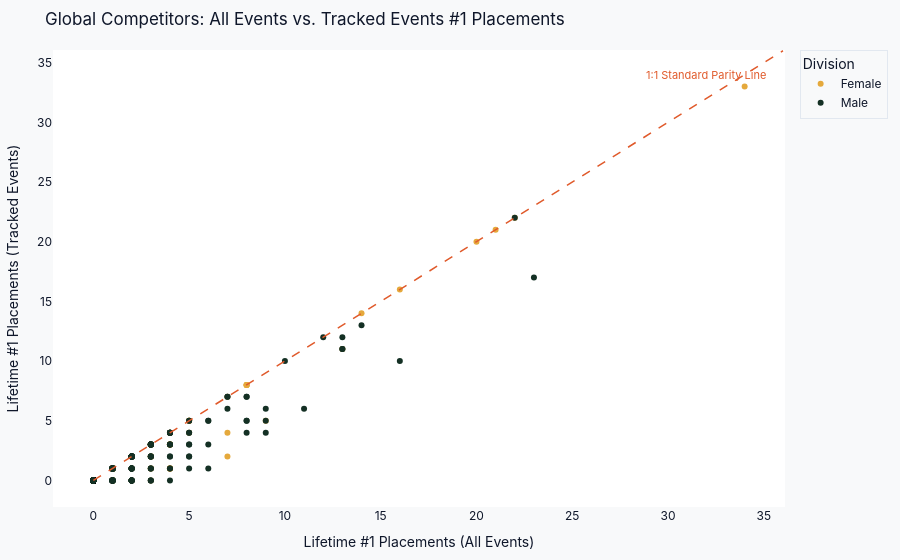

The code cell stored with this chart in its notebook:
### Markdown cell above
---
## 2. Global Comparison: All vs. Tracked Events

::: {.callout-note appearance="simple"}
### Tracking Standard Overview
* **`class_ones_all`**: Lifetime #1 placements won across all recorded competitive implements.
* **`class_ones_tracked`**: #1 placements restricted strictly to currently active and officially tracked implements.
* **`untracked_ones` ($\Delta$)**: Wins collected on legacy, custom, or one-off contest implements.
:::

How much do legacy, custom, or discontinued implements affect athlete win totals?
Below we examine the athlete distribution with an interactive scatter plot, empirical cumulative distribution function (ECDF), and legacy win tiers.

### Code cell
# Interactive Scatter Plot: All Events vs Tracked Events (Plotly)
fig_scatter = px.scatter(
    df,
    x='class_ones_all',
    y='class_ones_tracked',
    color='gender',
    color_discrete_map={'Male': BRAND_DARK_GREEN, 'Female': BRAND_GOLD},
    hover_name='name',
    hover_data={
        'country': True,
        'contests': True,
        'class_ones_all': True,
        'class_ones_tracked': True,
        'untracked_ones': True,
        'pct_tracked': ':.1f',
        'win_ratio_tracked': ':.3f'
    },
    labels={
        'class_ones_all': 'Lifetime #1 Placements (All Events)',
        'class_ones_tracked': 'Lifetime #1 Placements (Tracked Events)',
        'gender': 'Division'
    },
    title="Global Competitors: All Events vs. Tracked Events #1 Placements"
)

# 1:1 Parity Line
max_val = max(df['class_ones_all'].max(), df['class_ones_tracked'].max()) + 2
fig_scatter.add_shape(
    type="line", line=dict(dash="dash", color=BRAND_TERRA, width=1.5),
    x0=0, y0=0, x1=max_val, y1=max_val
)
fig_scatter.add_annotation(
    x=max_val - 4, y=max_val - 2, text="1:1 Standard Parity Line",
    showarrow=False, font=dict(color=BRAND_TERRA, size=11, family="Inter")
)

fig_scatter.update_layout(
    plot_bgcolor=BG_SURFACE,
    paper_bgcolor=BG_BASE,
    font=dict(family="Inter", color=TEXT_MAIN),
    legend=dict(bordercolor=BORDER_COLOR, borderwidth=1),
    margin=dict(l=40, r=40, t=50, b=40)
)
fig_scatter.show()

### Figure 1 — Plotly figure (JSON) as saved in the notebook; plotly's stock layout.template omitted (floating-point values rounded to 4 significant figures; data arrays with more than 128 entries replaced by an {"elided": "..."} marker saying what was removed)
{"data": [{"customdata": {"elided": "106x5 mixed values"}, "hovertemplate": "<b>%{hovertext}</b><br><br>Division=Female<br>Lifetime #1 Placements (All Events)=%{x}<br>Lifetime #1 Placements (Tracked Events)=%{y}<br>country=%{customdata[0]}<br>contests=%{customdata[1]}<br>untracked_ones=%{customdata[2]}<br>pct_tracked=%{customdata[3]:.1f}<br>win_ratio_tracked=%{customdata[4]:.3f}<extra></extra>", "hovertext": ["Sarah Chappelow", "Rachel Hartviksen", "Corinne Lalonde", "Emina Alic", "Tammy McClure", "Sarah Tolledo", "Elizabeth Horne", "Melissa Dingey", "Kathy Facey", "Helen Nguyen", "Megan Galvin", "Valérie Laflamme", "Sara Saffell", "Shaolin-Rose Gawat", "Juliet Lancaster Avila", "Anita SÃ¤Ã¤skÃ¶", "Ripchanskaya Ekaterina", "Patricia Luxner", "Shelby Janes", "Yvonne Häkkinen", "Kim Van Wagner", "Michelle Collins", "Mary Anne McKeague", "Jaana Tanner", "Rebecca Houston", "Minna Taipale", "Kathi Burger", "Nina Samsonova", "Andrea Diez", "Aimee Markwardt", "Marja Laari", "Amber Edwards", "Ivchenko Anastasia", "Hilde Holtebu", "Makenzie Storm", "Emily Reinard", "Emma Dingey", "Amy Wattles", "Valentina Bravo", "Tiia Alatalo", "Alison Dann", "Maria Bascetta", "Sarah Swan", "Michelle Harrison", "Mayyah Shalchi", "Irina Toft SundtjÃ¸nn", "Sarah Rodwell", "Anu Rytkönen", "Ellie Bell", "Rachael Mackenzie", "Maddi Gray", "Joliane Vinette", "Jenn Tibbenham", "Janne Grandalen", "Michele Baranzika", "Rachel Crass Wood", "Saija Kantola", "Jenn Perkins", "Tatyana Davydova", "Kelsie Sherman", "Lorna Paton", "Megan Benefield", "Vickie Spencer", "Christina Kaluza-Hughes", "Kobzar Oksana", "Kathryn Bennett", "Joanna Hull", "Rachel McWilliams", "Daphne Hudson", "Kimberly Vaughan Bittman", "Ashlee Munsey", "Linda Thomas", "Joy Brown", "Natasha Batt", "Elaine Wilson", "Taunia Stevens", "Henna Nokkala", "Laura Palmer", "Sarah Ott", "Tracey Halladay", "Megan Hagedorn", "Kendra Panko", "Pam McQueen", "Patricia Coward", "Connie Pietrzyk", "Pirozhenko Miroslava", "Halie Hoover", "Valerie Silver", "Henriette Espie", "Koroleva Irina", "Kristen Sanders", "Kristi Russell", "Patty Maizels", "Lucy Horne", "Mandy Varner", "Shannon Farquharr", "Sierra Powell", "Brittany Walling", "Tiah Lee", "Hanna Lallo", "May Britt Tynes", "Trina Ruhland", "Valentina Torres", "Katherine Kelly", "Erica Snyder", "Zin Anastasia"], "legendgroup": "Female", "marker": {"color": "#e5a93c", "symbol": "circle"}, "mode": "markers", "name": "Female", "orientation": "v", "showlegend": true, "type": "scatter", "x": [34, 22, 21, 20, 16, 14, 13, 9, 8, 8, 8, 8, 7, 7, 7, 5, 5, 5, 5, 4, 4, 4, 4, 4, 4, 4, 4, 4, 4, 4, 3, 3, 3, 3, 3, 3, 3, 3, 3, 3, 3, 2, 2, 2, 2, 2, 2, 2, 2, 2, 1, 1, 1, 1, 1, 1, 1, 1, 1, 1, 1, 1, 1, 1, 1, 1, 1, 1, 1, 0, 0, 0, 0, 0, 0, 0, 0, 0, 0, 0, 0, 0, 0, 0, 0, 0, 0, 0, 0, 0, 0, 0, 0, 0, 0, 0, 0, 0, 0, 0, 0, 0, 0, 0, 0, 0], "xaxis": "x", "y": [33, 22, 21, 20, 16, 14, 11, 5, 8, 8, 8, 8, 2, 7, 4, 4, 5, 5, 5, 1, 3, 4, 1, 3, 3, 3, 1, 3, 4, 1, 1, 2, 3, 2, 2, 0, 1, 3, 3, 3, 3, 1, 2, 0, 2, 1, 2, 2, 2, 0, 1, 1, 1, 0, 1, 1, 1, 1, 0, 1, 0, 1, 1, 1, 0, 0, 1, 1, 1, 0, 0, 0, 0, 0, 0, 0, 0, 0, 0, 0, 0, 0, 0, 0, 0, 0, 0, 0, 0, 0, 0, 0, 0, 0, 0, 0, 0, 0, 0, 0, 0, 0, 0, 0, 0, 0], "yaxis": "y"}, {"customdata": {"elided": "583x5 mixed values"}, "hovertemplate": "<b>%{hovertext}</b><br><br>Division=Male<br>Lifetime #1 Placements (All Events)=%{x}<br>Lifetime #1 Placements (Tracked Events)=%{y}<br>country=%{customdata[0]}<br>contests=%{customdata[1]}<br>untracked_ones=%{customdata[2]}<br>pct_tracked=%{customdata[3]:.1f}<br>win_ratio_tracked=%{customdata[4]:.3f}<extra></extra>", "hovertext": {"elided": "583 str values"}, "legendgroup": "Male", "marker": {"color": "#143024", "symbol": "circle"}, "mode": "markers", "name": "Male", "orientation": "v", "showlegend": true, "type": "scatter", "x": {"elided": "583 int values"}, "xaxis": "x", "y": {"elided": "583 int values"}, "yaxis": "y"}], "layout": {"annotations": [{"font": {"color": "#e05a2b", "family": "Inter", "size": 11}, "showarrow": false, "text": "1:1 Standard Parity Line", "x": 32, "y": 34}], "font": {"color": "#0f172a", "family": "Inter"}, "legend": {"bordercolor": "#e2e8f0", "borderwidth": 1, "title": {"text": "Division"}, "tracegroupgap": 0}, "margin": {"b": 40, "l": 40, "r": 40, "t": 50}, "paper_bgcolor": "#f8f9fa", "plot_bgcolor": "#ffffff", "shapes": [{"line": {"color": "#e05a2b", "dash": "dash", "width": 1.5}, "type": "line", "x0": 0, "x1": 36, "y0": 0, "y1": 36}], "title": {"text": "Global Competitors: All Events vs. Tracked Events #1 Placements"}, "xaxis": {"anchor": "y", "domain": [0.0, 1.0], "title": {"text": "Lifetime #1 Placements (All Events)"}}, "yaxis": {"anchor": "x", "domain": [0.0, 1.0], "title": {"text": "Lifetime #1 Placements (Tracked Events)"}}}}
